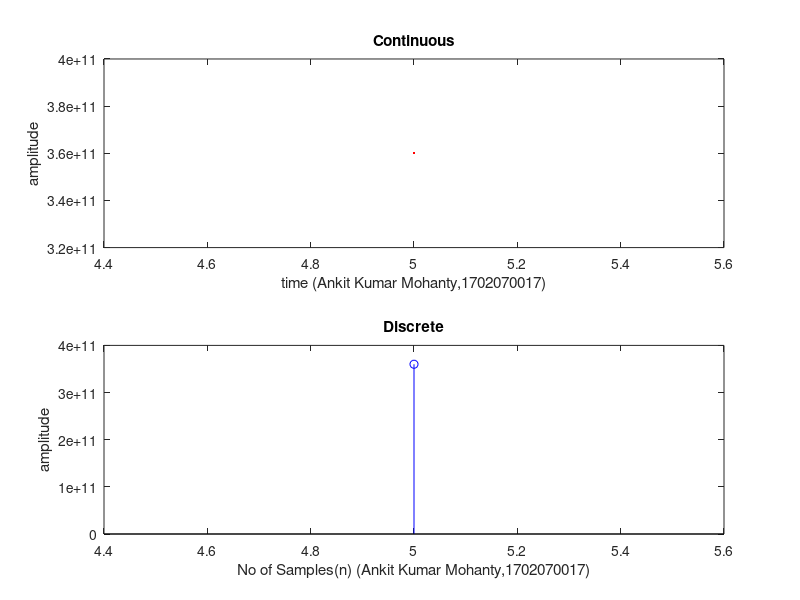

This chart was generated by the following MATLAB code:
clc
close all
clear all
n1=input('Enter lower limit:');
n2=input('Enter upper limit:');
t=n1:n2;
a=input('Enter the value for a:');
B=input('Enter the value for coefficient:');
exponential=B.*exp(a*t);  
subplot(2,1,1);
plot(t,exponential,'r');
title('Continuous');
xlabel('time (Ankit Kumar Mohanty,1702070017)');
ylabel('amplitude');
subplot(2,1,2);
stem(t,exponential,'b');
title('Discrete');
xlabel('No of Samples(n) (Ankit Kumar Mohanty,1702070017)');
ylabel('amplitude');